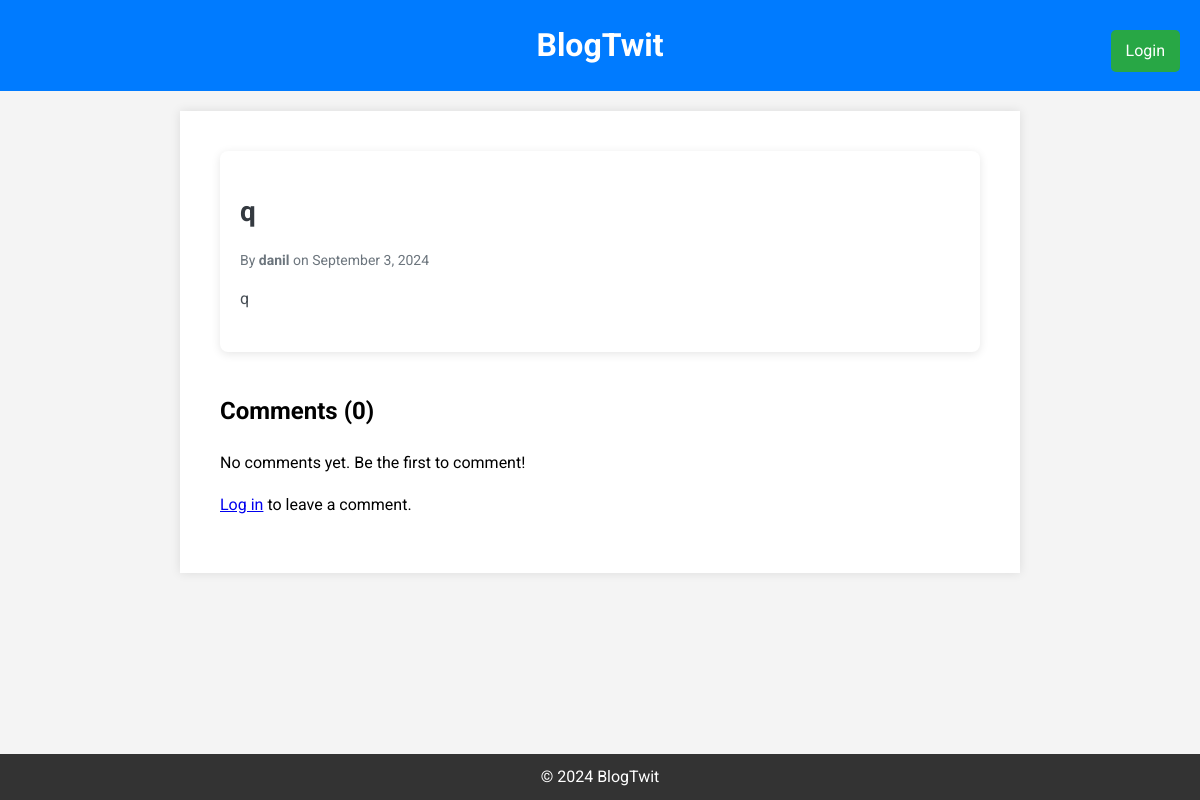
/posts/7, run on the app's committed database.
### blog/models.py (models this page shows, shortened)
class Post(models.Model):
    title = models.CharField(max_length=100)
    content = models.TextField()
    author = models.ForeignKey('auth.User', on_delete=models.CASCADE)
    created_at = models.DateTimeField(auto_now_add=True)
    updated_at = models.DateTimeField(auto_now=True)

### blog/views.py (the view, shortened to what this page needs)
# urls.py: path("posts/<int:pk>", post_detail, name="post_detail"),
def post_detail(request, pk):
    post = get_object_or_404(Post, pk=pk)
    form = CommentForm()
    comments = post.comment_set.all()
    return render(request, 'blog/blog_detail.html', {'post': post, 'form': form, 'comments': comments})

### config/context_processors.py (called while the page is built)
def base_site_processor(request):
    return {
        'main_site_name': settings.SITE_NAME
    }

### templates/blog/blog_detail.html (shortened to what this page needs)
{% extends 'blog/base.html' %}
{% block content %}
<div class="container">
    <div class="post-detail">
        <h1>{{ post.title }}</h1>
        <p class="post-meta">By <strong>{{ post.author.username }}</strong> on {{ post.created_at|date:"F j, Y" }}</p>
        <div class="post-content">
            {{ post.content }}
        </div>
    </div>
    <div class="comment-section">
        <h2>Comments ({{ post.comment_set.count }})</h2>
        {% if post.comment_set.count > 0 %}
            {% for comment in post.comment_set.all %}
            <div class="comment">
                <p class="comment-author">{{ comment.author.username }}</p>
                <p class="comment-date">{{ comment.created_at|date:"F j, Y, g:i a" }}</p>
                <p class="comment-content">{{ comment.content }}</p>
            </div>
            {% endfor %}
        {% else %}
            <p>No comments yet. Be the first to comment!</p>
        {% endif %}
    </div>
    {% if user.is_authenticated %}
    <div class="comment-form">
        <h2>Leave a Comment</h2>
        <form method="POST">
            {% csrf_token %}
            <div class="form-group">
                {{ form.content.label_tag }}
                {{ form.content }}
            </div>
            <button type="submit" class="btn-submit">Submit</button>
        </form>
    </div>
    {% else %}
        <p><a href="{% url 'login' %}">Log in</a> to leave a comment.</p>
    {% endif %}
</div>
{% endblock %}

### templates/blog/blog_detail.html (style rules this page uses)
.container { max-width: 800px; margin: 0 auto; padding: 20px; }
.post-detail { background-color: #ffffff; margin-bottom: 20px; padding: 20px; border-radius: 8px; box-shadow: 0 2px 10px rgba(0, 0, 0, 0.1); }
.post-detail h1 { font-size: 28px; color: #343a40; margin-bottom: 10px; }
.post-meta { font-size: 14px; color: #6c757d; margin-bottom: 15px; }
.post-content { font-size: 16px; color: #495057; margin-bottom: 20px; }
.comment-section { margin-top: 40px; }

### templates/blog/base.html (style rules this page uses)
body { font-family: 'Roboto', sans-serif; background-color: #f4f4f4; margin: 0; padding: 0; line-height: 1.6; }

### data on the page
Post: title "q", author.username "danil", created_at "September 3, 2024", content "q", comment_set.count "0"

### other printed values
{{ main_site_name }} "BlogTwit"
